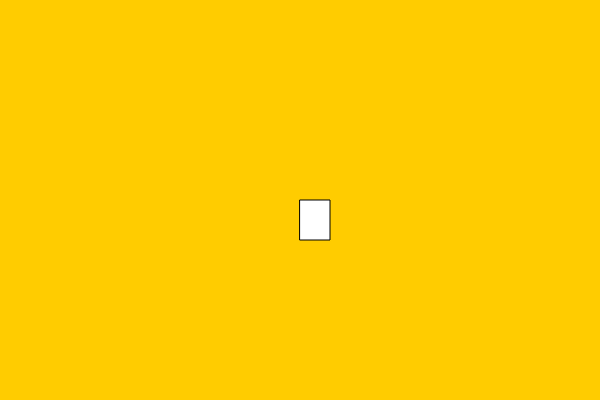
Frame 1 (no input)
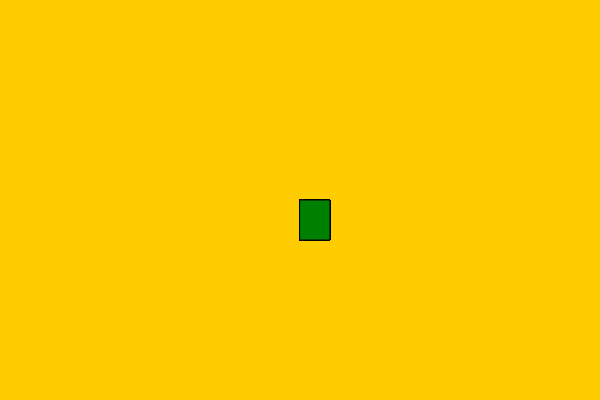
Frame 60 (no input)
Frame 120 (the mouse pressed at the canvas centre since frame 60): identical to frame 60, image omitted

The p5.js sketch that drew these frames (run headless with seeded random() and noise() and a simulated clock; from frame 60 on, the mouse is pressed at the canvas centre):

// p5.js sketch
// ── sketch.js
// set global variables
let backcol;
// declare particle object
let par = {};

// assign qualities

  par.color = 'green';
par.size = { x: 30, y: 40 };

// create canvas

function setup() {
  backcol = color( 255, 204, 0 );

// create canvas (width and height)

  createCanvas( 600, 400 );
  background( backcol );}

// draw particle object

function draw() {
  rect(300, 200, par.size.x, par.size.y);
  fill(par.color);

}
